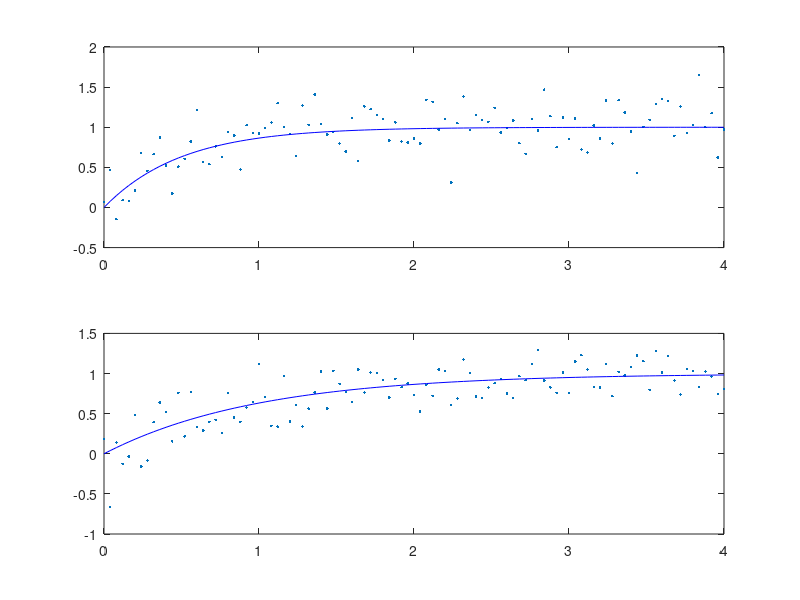

MATLAB code to generate this figure: (Note: this script raises an error after producing the figure.)
%    test profPDAM function

%  -----------------------------------------------------------
%  set up a two-variable exponential problem
%  -----------------------------------------------------------

t = linspace(0,4,101)';

%  exponential functions, no forcing, two initial values

sigma = 0.2;
y10 =     exp(-2.*t);
y1  = y10 + sigma.*randn(101,1);
y20 =     exp(-t);
y2  = y20 + sigma.*randn(101,1);

%  exponential functions, unit forcing, two gain values

sigma = 0.2;
y10 = 1.*(1-exp(-2.*t));
y1  = y10 + sigma.*randn(101,1);
y20 = 1.*(1-exp(-t));
y2  = y20 + sigma.*randn(101,1);

subplot(2,1,1)
plot(t, y1, '.', t, y10, 'b-')
subplot(2,1,2)
plot(t, y2, '.', t, y20, 'b-')

%  set up basis for fitting first set of data

nbasis1   = 5;
norder1   = 4;
basisobj1 = create_bspline_basis([0,4],nbasis1,norder1);
% nbasis1   = 3;
% basisobj1 = create_monomial_basis([0,4],nbasis1);
basismat1 = eval_basis(t, basisobj1);

Bmat1     = basismat1'*basismat1;
Dmat1     = basismat1'*y1;

quadpts = [linspace(0,4,201)'];
quadwts = ones(201,1);
quadwts(2:2:200) = 4;
quadwts(3:2:199) = 2;
quadwts = (4/200).*quadwts/3;
quadvals = [quadpts, quadwts];

basisobj1 = putquadvals(basisobj1, quadvals);

for ivalue=1:2
    basisvalues1    = eval_basis(quadpts, basisobj1, ivalue-1);
    values1{ivalue} = basisvalues1.*(sqrt(quadwts)*ones(1,nbasis1));
end

basisobj1 = putvalues(basisobj1, values1);

%  set up basis for fitting second set of data

nbasis2   = 5;
norder2   = 4;
basisobj2 = create_bspline_basis([0,4],nbasis2,norder2);
% nbasis2   = 3;
% basisobj2 = create_monomial_basis([0,4],nbasis2);
basismat2 = eval_basis(t, basisobj2);

Bmat2     = basismat2'*basismat2;
Dmat2     = basismat2'*y2;

basisobj2 = putquadvals(basisobj2, quadvals);

for ivalue=1:2
    basisvalues2    = eval_basis(quadpts, basisobj2, ivalue-1);
    values2{ivalue} = basisvalues2.*(sqrt(quadwts)*ones(1,nbasis2));
end

basisobj2 = putvalues(basisobj2, values2);

%  set up bases for weight functions for output 1

%  variable 1:

% bbasis11 = create_monomial_basis([0,4],2);
bbasis11 = create_constant_basis([0,4]);

bbasis11 = putquadvals(bbasis11, quadvals);

%  compute basis fn & deriv. values and load into BASISOBJ
%  note:  do not weight basis function values

clear bvalues11
for ivalue=1:1
    bbasisvalues11    = eval_basis(quadpts, bbasis11);
    bvalues11{ivalue} = bbasisvalues11;
end

bbasis11 = putvalues(bbasis11, bvalues11);

%  variable 2:

bbasis12 = create_constant_basis([0,4]);

bbasis12 = putquadvals(bbasis12, quadvals);

%  compute basis fn & deriv. values and load into BASISOBJ
%  note:  do not weight basis function values

clear bvalues12
for ivalue=1:1
    bbasisvalues12    = eval_basis(quadpts, bbasis12);
    bvalues12{ivalue} = bbasisvalues12;
end

bbasis12 = putvalues(bbasis12, bvalues12);

% bwtcell1{1} = fdPar(fd([1;0], bbasis11));
bwtcell1{1} = fdPar(fd(1, bbasis12));
bwtcell1{2} = fdPar(fd(0, bbasis12));

%  set up bases for weight functions for output 2

%  variable 1:

bbasis21 = create_constant_basis([0,4]);

bbasis21 = putquadvals(bbasis21, quadvals);

%  compute basis fn & deriv. values and load into BASISOBJ
%  note:  do not weight basis function values

clear bvalues21
for ivalue=1:1
    bbasisvalues21    = eval_basis(quadpts, bbasis21);
    bvalues21{ivalue} = bbasisvalues21;
end

bbasis21 = putvalues(bbasis21, bvalues21);

%  variable 2:

% bbasis22 = create_monomial_basis([0,4],2);
bbasis22 = create_constant_basis([0,4]);

bbasis22 = putquadvals(bbasis22, quadvals);

%  compute basis fn & deriv. values and load into BASISOBJ
%  note:  do not weight basis function values

clear bvalues22
for ivalue=1:1
    bbasisvalues22    = eval_basis(quadpts, bbasis22);
    bvalues22{ivalue} = bbasisvalues22;
end

bbasis22 = putvalues(bbasis22, bvalues22);

bwtcell2{1} = fdPar(fd(1, bbasis21));
% bwtcell2{2} = fdPar(fd([1;0], bbasis22));
bwtcell2{2} = fdPar(fd(2, bbasis22));

%  set up basis for weight functions for input

%  Variable 1:

abasis1 = create_constant_basis([0,4]);

abasis1 = putquadvals(abasis1, quadvals);

%  compute basis fn & deriv. values and load into BASISOBJ
%  note:  these are not weighted

clear avalues1
abasisvalues1    = eval_basis(quadpts, abasis1);
avalues1{ivalue} = abasisvalues1;

abasis1 = putvalues(abasis1, avalues1);

awtcell1{1} = fdPar(fd(1, abasis1));

%  Variable 2:

% abasis2 = create_monomial_basis([0,4],2);
abasis2 = create_constant_basis([0,4]);

abasis2 = putquadvals(abasis2, quadvals);

%  compute basis fn & deriv. values and load into BASISOBJ
%  note:  these are not weighted

clear avalues2
abasisvalues2    = eval_basis(quadpts, abasis2);
avalues2{ivalue} = abasisvalues2;

abasis2 = putvalues(abasis2, avalues2);

% awtcell2{1} = fdPar(fd([2;0], abasis2));
awtcell2{1} = fdPar(fd(2, abasis2));

%  set up forcing function

ufdcell{1} = fd(1,abasis1);

clear fitcell

%  first fitcell

fitstruct1.y = y1;
fitstruct1.basisobj = basisobj1;
fitstruct1.basismat = basismat1;
fitstruct1.Bmat = Bmat1;
fitstruct1.Dmat = Dmat1;
fitstruct1.lambda = 1e0;
fitstruct1.bwtcell = bwtcell1;
% fitstruct1.awtcell = {};
% fitstruct1.ufdcell = {};
fitstruct1.awtcell = awtcell1;
fitstruct1.ufdcell = ufdcell;
fitcell{1} = fitstruct1;

%  second fitcell

fitstruct2.y = y2;
fitstruct2.basisobj = basisobj2;
fitstruct2.basismat = basismat2;
fitstruct2.Bmat = Bmat2;
fitstruct2.Dmat = Dmat2;
fitstruct2.lambda = 1e0;
fitstruct2.bwtcell = bwtcell2;
% fitstruct2.awtcell = {};
% fitstruct2.ufdcell = {};
fitstruct2.awtcell = awtcell2;
fitstruct2.ufdcell = ufdcell;
fitcell{2} = fitstruct2;

derivs = 1;

bvec = [2, 0, 0, 1]';  %  initial values for unforced example

bvec = [ [1, 0, 0],  1, ...
         [0, 2, 0], [2, 0] ]';  %  initial values for forced example

bvec = [ [2, 0],  2, ...
         [0, 1],  1 ]';         %  initial values for forced example

[PENSSE, DPENSSE, coefcell] = ...
                 profPDAm(bvec, fitcell, derivs);

coefcell{1}

coefcell{2}

fdobj1 = fd(coefcell{1}, basisobj1);
fdobj2 = fd(coefcell{2}, basisobj2);

subplot(2,1,1)
plotfit_fd(y1, t, fdobj1)
subplot(2,1,2)
plotfit_fd(y2, t, fdobj2)

PENSSE

DPENSSE

%  check out derivatives

PENSSE0  = PENSSE;
bvec0 = bvec;

for i=1:length(bvec);
    bvec = bvec0;
    bvec(i) = bvec(i) + 0.00001;
    PENSSE = profPDAm(bvec, fitcell, derivs);
    [(PENSSE - PENSSE0)/0.00001, DPENSSE(i)]
end

%  set up options for FMINUNC

options = optimset('LargeScale', 'off', 'Display', ...
                   'iter', 'MaxIter', 20, 'GradObj', 'off', ...
                   'TolFun', 1e-5, 'TolCon', 1e-5, ...
                   'TolX',   1e-5, 'TolPCG', 1e-5);

% optimize the fit

bvec0 = [2, 0, 0, 1]';  %  initial values for unforced example
bvec0 = [ [2, 0.1],  2, [0.1, 1],  1 ]'; %  initial values for forced example


[bvec, fval, exitflag, output, grad] = ...
            fminunc(@profPDAm, bvec0, options, ...
                    fitcell, 0);

bvec

%     1.7992
%     0.2370
%     0.1322
%     0.9671

[PENSSE, DPENSSE, coefcell, penmatcell, Dpenmatcell] = ...
                 profPDAm(bvec, fitcell, derivs);

fdobj1 = fd(coefcell{1}, basisobj1);
fdobj2 = fd(coefcell{2}, basisobj2);

subplot(2,1,1)
plotfit_fd(y1, t, fdobj1)
subplot(2,1,2)
plotfit_fd(y2, t, fdobj2)

PENSSE

DPENSSE

for ivar=1:2
    disp(ivar)
    Dpenstruct = Dpenmatcell{ivar}; 
    disp(Dpenstruct.DSmat);
    disp(Dpenstruct.DTmat);
    disp(Dpenstruct.DUmat);
    disp(Dpenstruct.DaVmat);
    disp(Dpenstruct.DbVmat);
end

